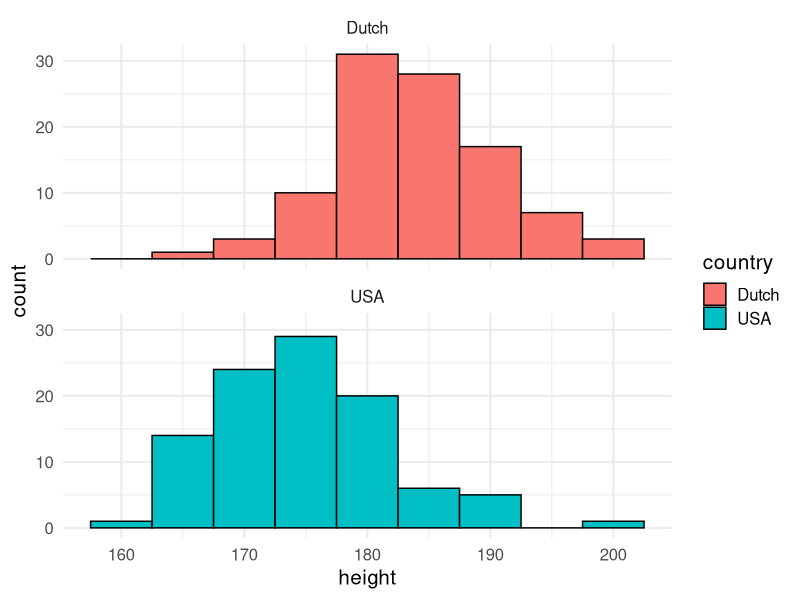
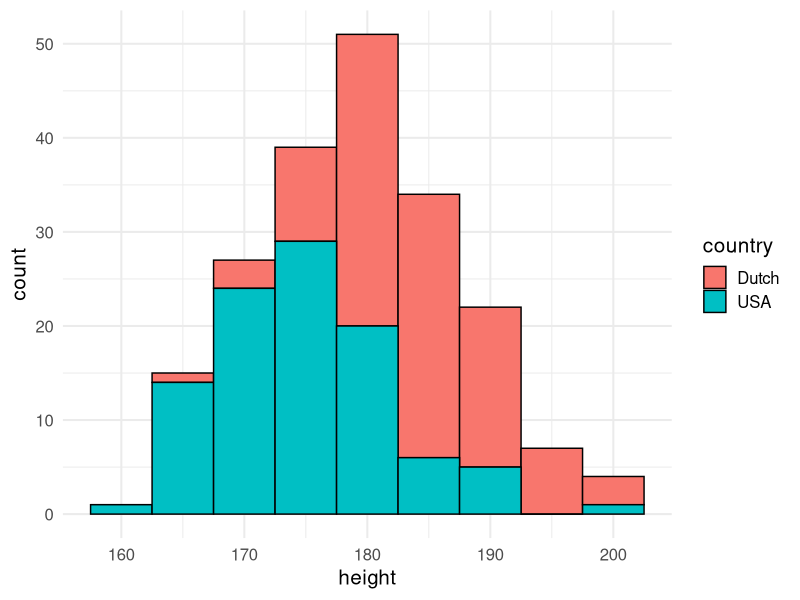
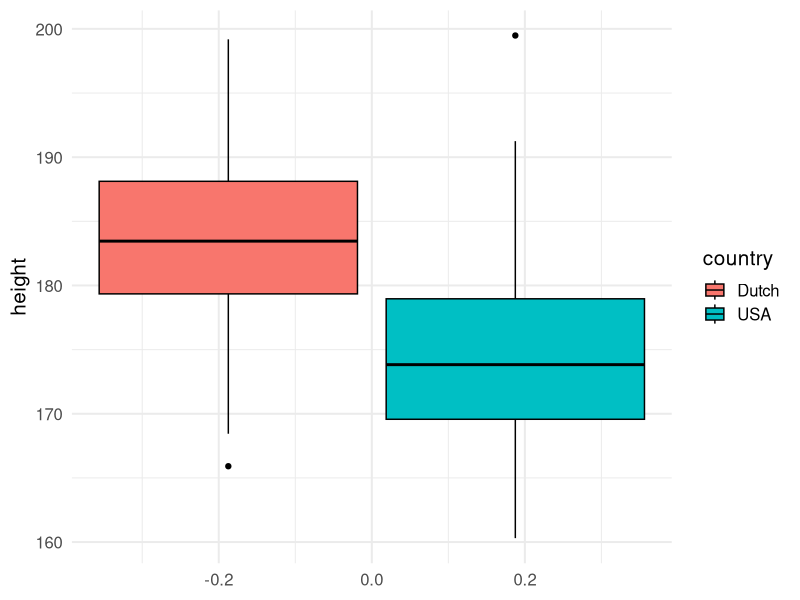
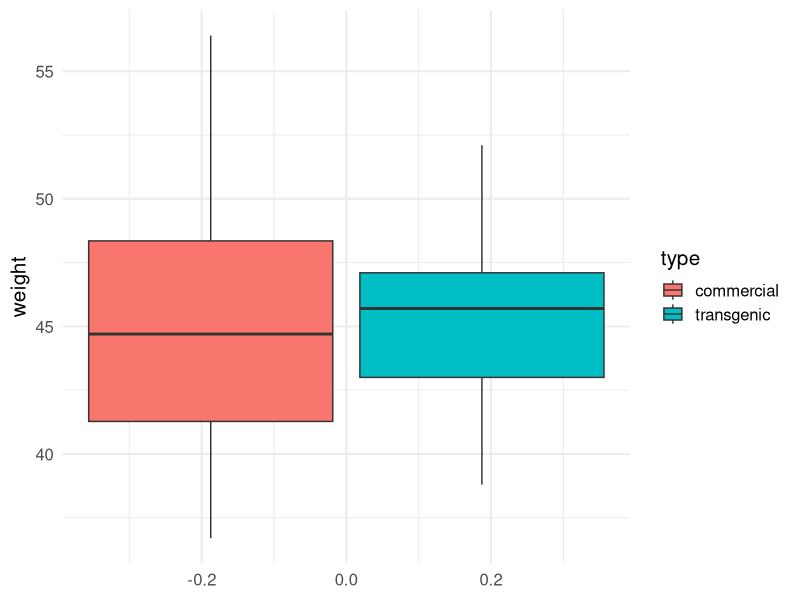
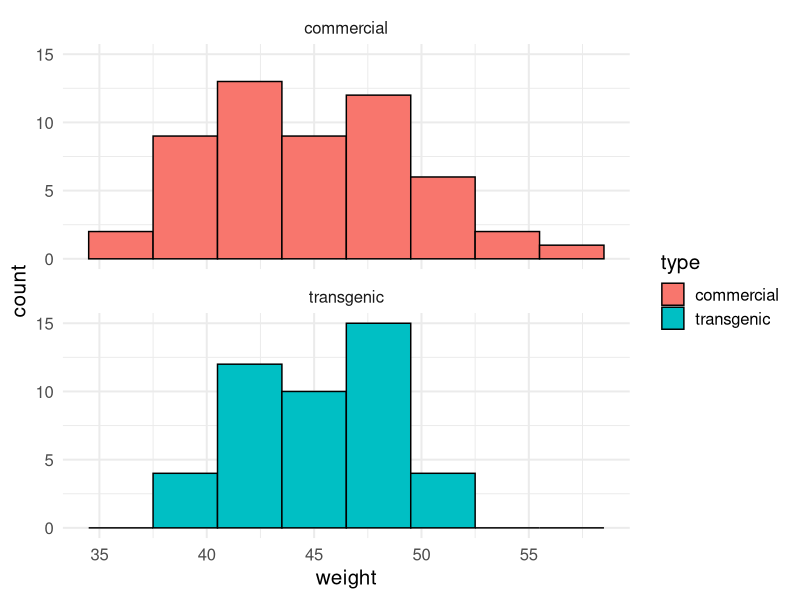

Here is the R script that generated these plots, in order:
## ---- chunk 1
library(knitr) # for include_graphics() 
library(dplyr)
## ---- chunk 2
library(tidyverse)
set.seed(123)
dutch <- rnorm(n = 100, mean = 183, sd = 7.4)
usa <- rnorm(n = 100, mean = 175.5, sd = 7.4)

height_data_wide = data.frame(usa, dutch)
height_data <- data.frame(height = c(dutch, usa), country = c(rep("Dutch", 100), rep("USA", 100)))

height_data %>% group_by(country) %>% summarise(sample_mean = mean(height), 
                                                sample_sd = sd(height), 
                                                length = length(height))
## ---- chunk 3
ggplot(height_data, aes(x = height)) + 
  geom_histogram(aes(fill = country), binwidth = 5, col = "black") +
  theme_minimal(base_size = 15) +
  facet_wrap(~country, nrow = 2)
## ---- chunk 4
ggplot(height_data, aes(x = height)) + 
  geom_histogram(aes(fill = country), binwidth = 5, col = "black") +
  theme_minimal(base_size = 15)
## ---- chunk 5
ggplot(height_data, aes(y = height)) + 
  geom_boxplot(aes(fill = country), col = "black") +
  theme_minimal(base_size = 15) 
## ---- chunk 6
t.test(height_data_wide %>% pull(usa), 
       height_data_wide %>% pull(dutch), 
       alternative = "two.sided")
## ---- chunk 7
transgenic <- c(38.8, 39.0, 39.7, 40.0, 40.8, 40.9, 41.0, 41.0, 41.0, 42.5, 42.6, 43.0,
                43.0, 43.4, 43.5, 43.5, 43.8, 44.4, 44.7, 44.7, 44.7, 45.3, 45.7, 45.8, 
                46.4, 46.5, 46.6, 46.7, 46.7, 46.8, 46.9, 47.1, 47.1, 47.1, 47.3, 47.6,
                47.7, 48.1, 48.3, 49.3, 49.3, 49.8, 50.3, 50.9, 52.1)

commercial <- c(36.7, 37.1, 38.9, 39.5, 39.5, 39.8, 40.0, 40.2, 40.3, 40.5, 40.5, 40.7,
                41.1, 41.2, 41.5, 41.5, 41.6, 41.6, 41.7, 42.4, 43.1, 43.3, 43.3, 43.4,
                43.7, 44.1, 44.2, 45.2, 45.3, 45.4, 46.0, 46.1, 46.4, 46.6, 46.6, 46.9, 
                47.3, 47.5, 48.1, 48.2, 48.4, 48.6, 49.0, 49.1, 49.3, 49.6, 50.1, 50.2,  
                50.4, 50.6, 52.2, 53.0, 55.5, 56.4)

chicken_data <- data.frame(weight = c(transgenic, commercial), 
                           type = c(rep("transgenic", 45), rep("commercial", 54)))
## ---- chunk 8
ggplot(chicken_data, aes(y = weight)) + geom_boxplot(aes(fill = type)) + theme_minimal(base_size = 15)

ggplot(chicken_data, aes(x = weight)) + geom_histogram(aes(fill = type), binwidth = 3, col = "black") +
  facet_wrap(~type, nrow = 2) + theme_minimal(base_size = 15)
## ---- chunk 9
means <- chicken_data %>% 
  group_by(type) %>% 
  summarise(mean_weight = mean(weight))

diff_means <- means[1, 2] - means[2, 2]
diff_means
## ---- chunk 10
chicken_stats <- chicken_data %>% 
  group_by(type) %>% 
  summarise(mean_weight = mean(weight),
            sd_weight = sd(weight), 
            n = length(weight)) 
## ---- chunk 11
commercial_weight <- chicken_data %>% filter(type == "commercial") %>% pull(weight)
transgenic_weight <- chicken_data %>% filter(type == "transgenic") %>% pull(weight)
## ---- chunk 12
t.test(commercial_weight, transgenic_weight, alternative = "two.sided")
